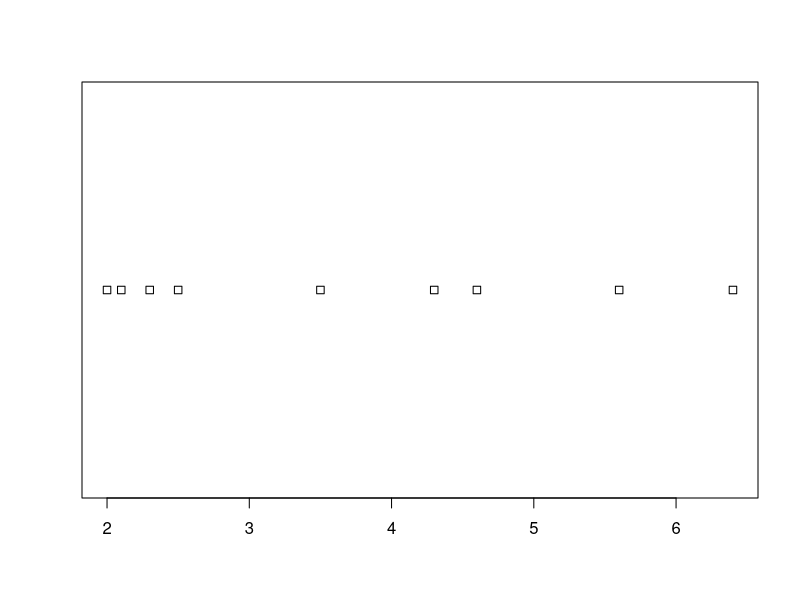
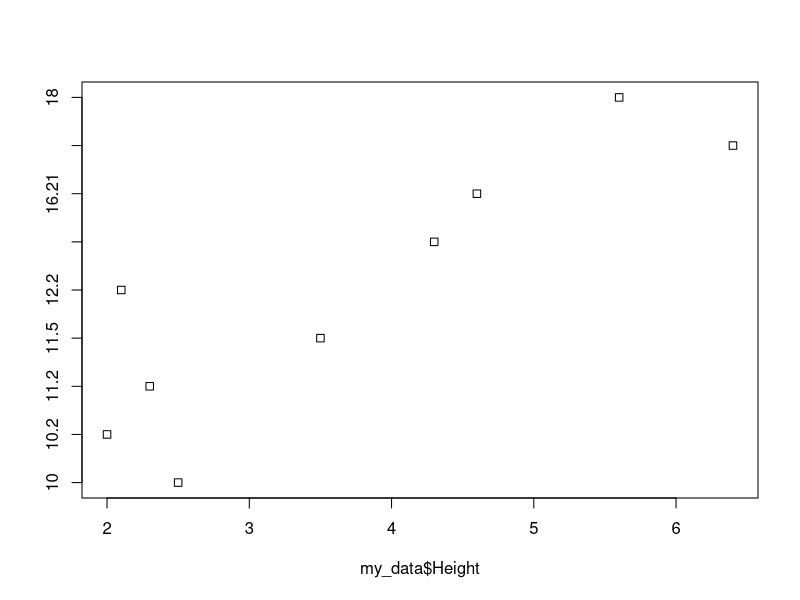
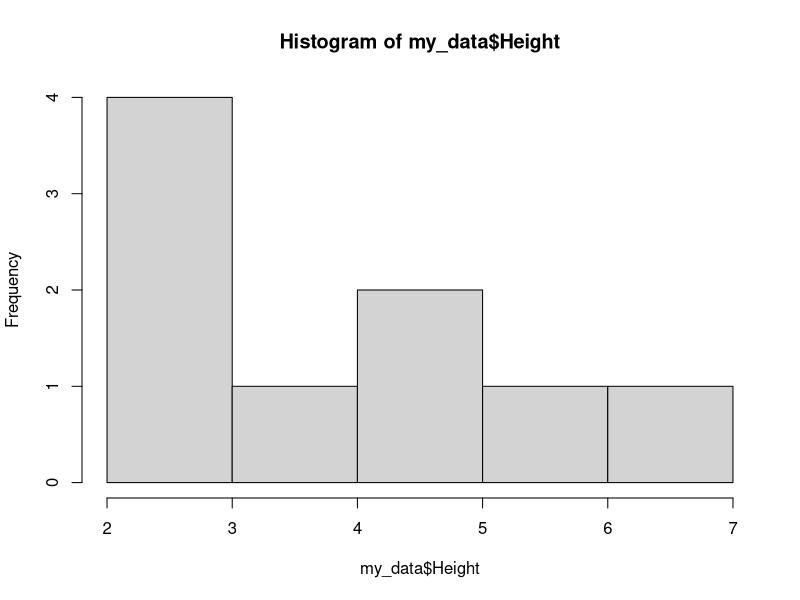
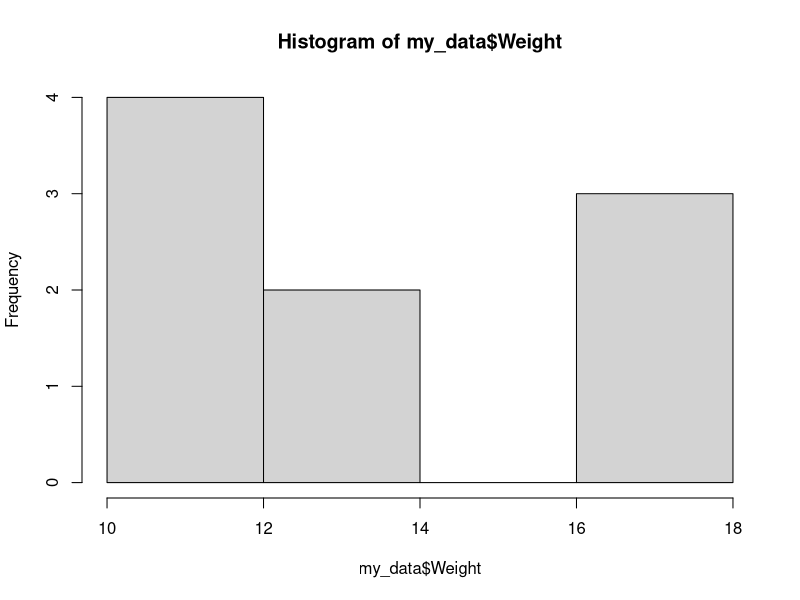
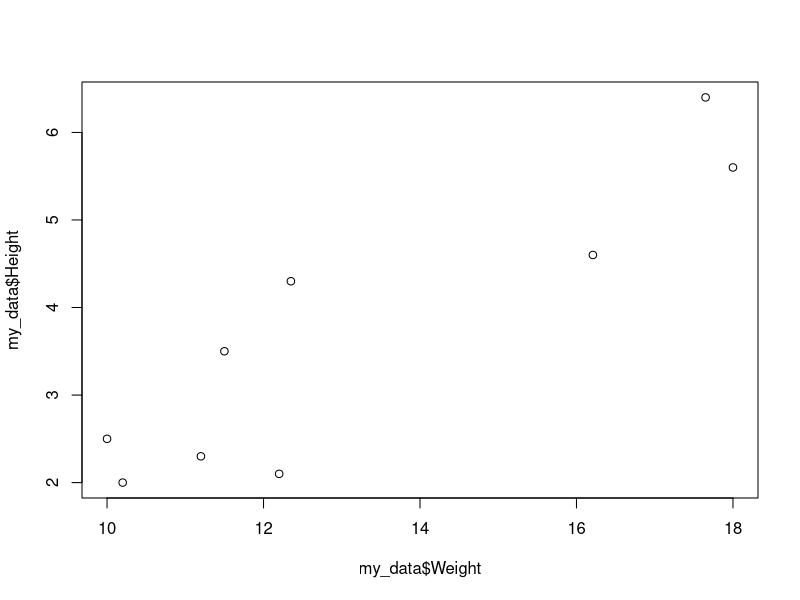
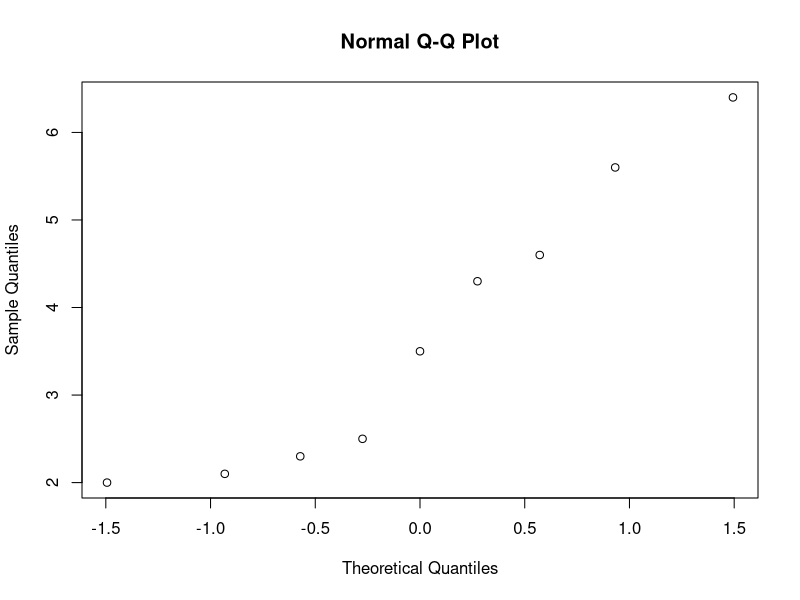
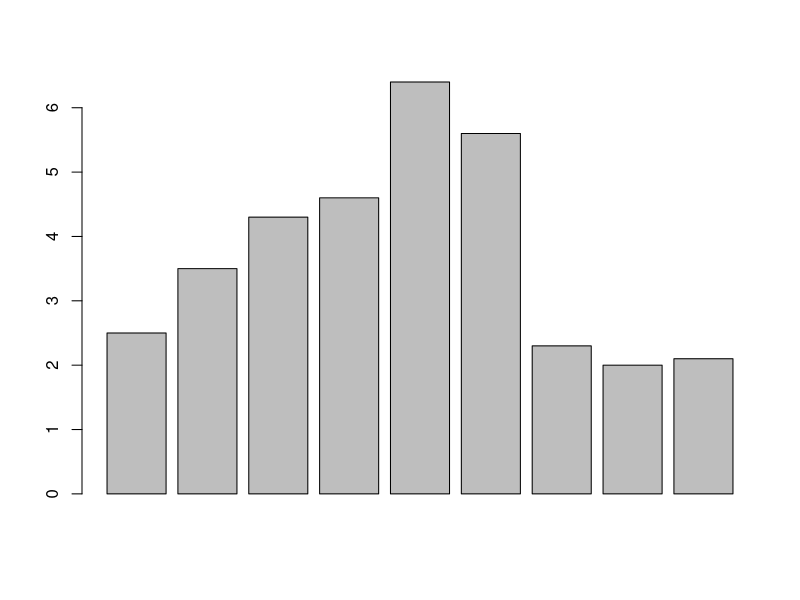
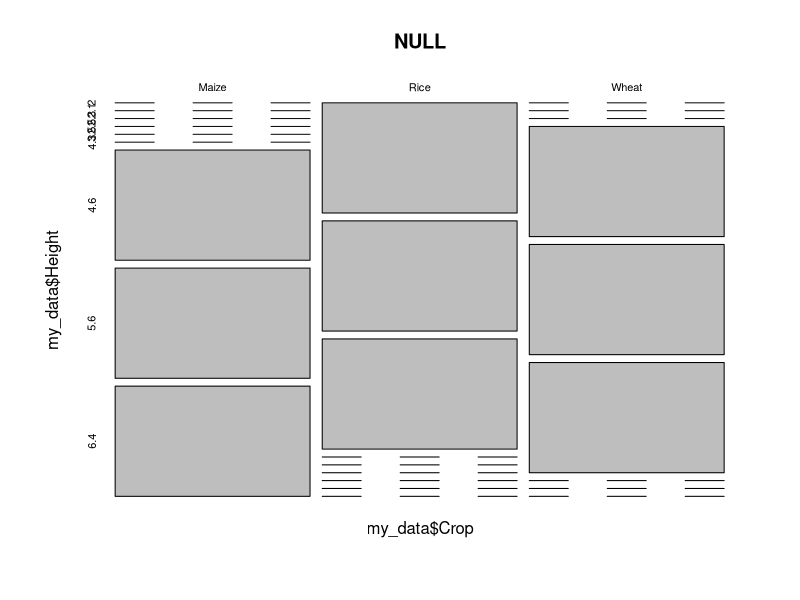

These charts were generated, in order, by the following R code:
library(readxl)
my_data <- read_excel("data.xlsx", sheet = "data", 
                      col_types = c("text", "numeric", "numeric"))
View(my_data)

# strip chart
stripchart(my_data$Height)
stripchart(my_data$Height ~ my_data$Weight)

# histogram
hist(my_data$Height)
hist(my_data$Weight)

# scatter plot
plot(my_data$Weight, my_data$Height)

# qqnorm plot
qqnorm(my_data$Height)

# barplot
barplot(my_data$Height)

# mosaic plot
mosaicplot(~ my_data$Crop+my_data$Height)
